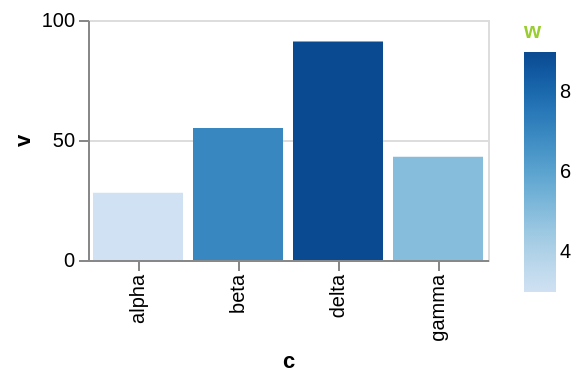

The specification (Vega-Lite) saved for this image:
### Vega-Lite specification from a JSON file in a GitHub repository (floating-point values rounded to 4 significant figures)
{"$schema": "https://vega.github.io/schema/vega-lite/v6.json", "width": 200, "height": 120, "data": {"values": [{"c": "alpha", "v": 28, "w": 3, "t": "2024-01-07"}, {"c": "beta", "v": 55, "w": 7, "t": "2024-03-19"}, {"c": "gamma", "v": 43, "w": 5, "t": "2024-06-02"}, {"c": "delta", "v": 91, "w": 9, "t": "2024-09-11"}]}, "mark": "bar", "encoding": {"x": {"field": "c", "type": "nominal"}, "y": {"field": "v", "type": "quantitative"}, "color": {"field": "w", "type": "quantitative", "legend": {"titleColor": "yellowgreen"}}}}
